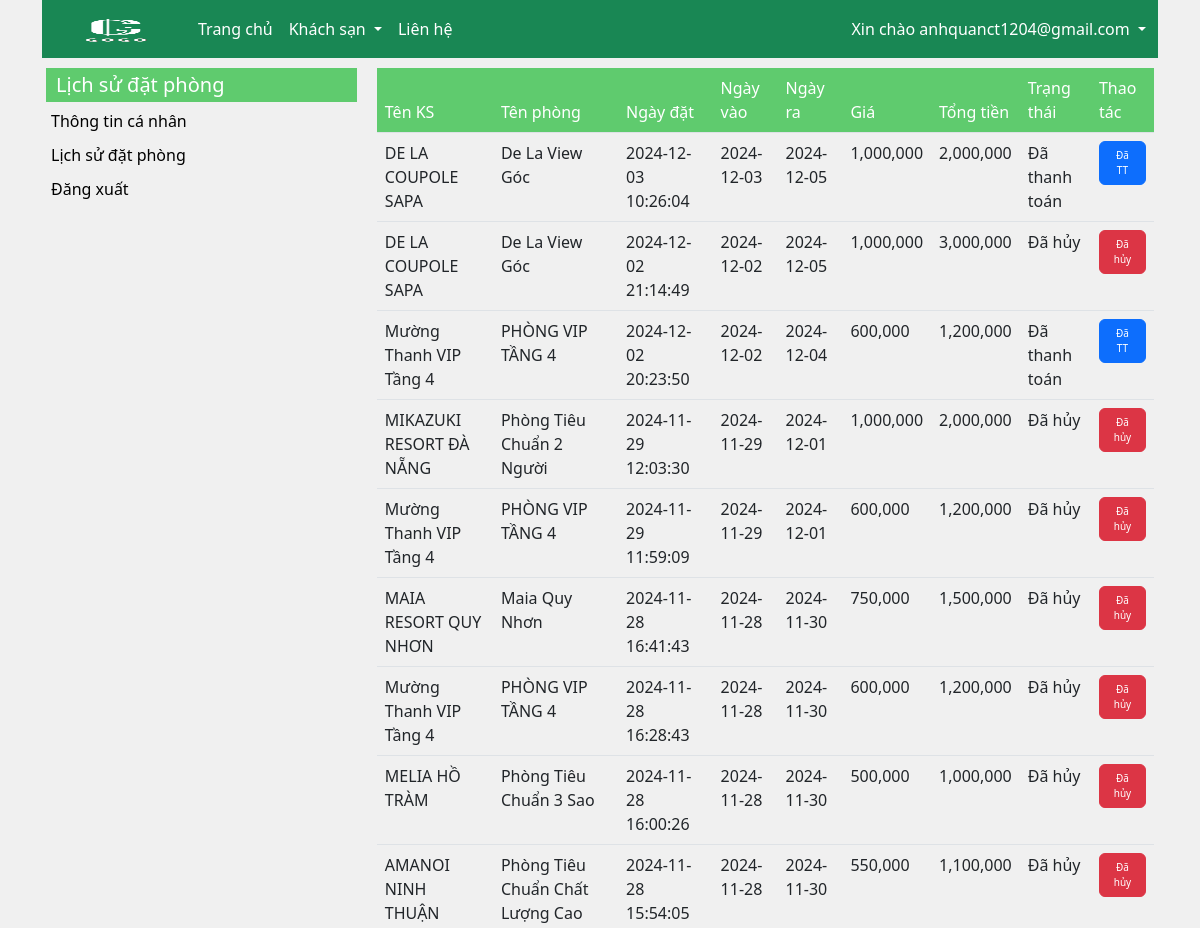
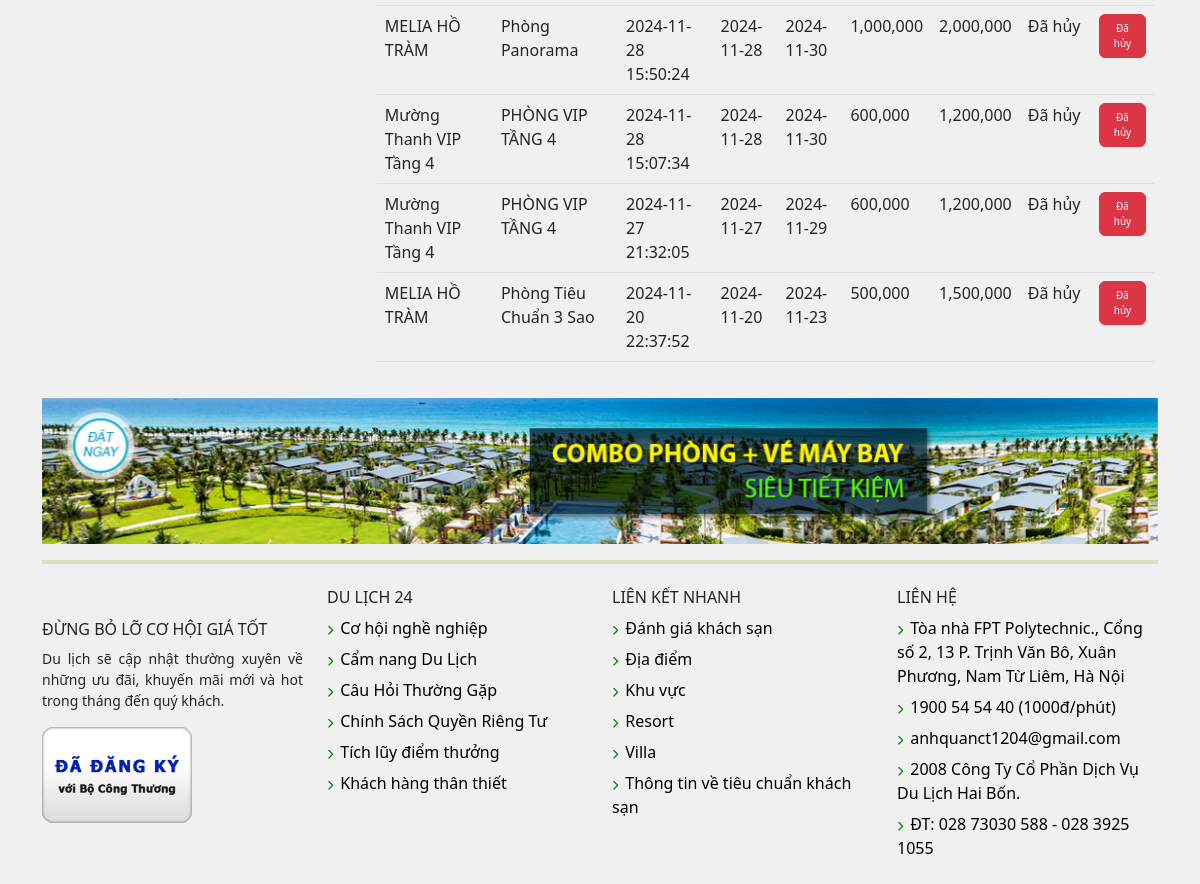
The app's page /?action=historyBookingRoom (signed in) with its own data (2 pictures, top to bottom).
### tables this page shows
CREATE TABLE `reservation` (
  `ReservationID` int NOT NULL,
  `UserID` int NOT NULL,
  `RoomID` int NOT NULL,
  `ReservationDate` datetime NOT NULL,
  `Check_In_Date` date NOT NULL,
  `Check_Out_Date` date NOT NULL,
  `Price` int NOT NULL,
  `TotalAmount` int NOT NULL,
  `StatusID` int NOT NULL
);

CREATE TABLE `hotel` (
  `HotelID` int NOT NULL,
  `NameHotel` varchar(200) NOT NULL,
  `Image` varchar(200) NOT NULL,
  `Address` varchar(400) NOT NULL,
  `Phone` varchar(40) NOT NULL,
  `Email` varchar(100) NOT NULL,
  `Views` int DEFAULT NULL,
  `DisplayHotelID` int NOT NULL
);

CREATE TABLE `room` (
  `RoomID` int NOT NULL,
  `HotelID` int NOT NULL,
  `RoomTypeID` int NOT NULL,
  `RoomName` varchar(200) NOT NULL,
  `MaximumNumber` int NOT NULL,
  `Description` text NOT NULL,
  `Image` varchar(200) NOT NULL,
  `Price` int NOT NULL,
  `DisplayRoomID` int NOT NULL
);

CREATE TABLE `status` (
  `StatusID` int NOT NULL,
  `NameStatus` varchar(100) NOT NULL
);

### model/reservation.php (called while the page is built, shortened)
<?php
    function reservationUserID($UserID) {
        $conn = connectDB() ;
        $sql = "SELECT h.`NameHotel` , ro.`RoomName` , s.`NameStatus` , r.* FROM `reservation` r
        JOIN `room` ro ON ro.`RoomID` = r.`RoomID`
        JOIN `hotel` h ON h.`HotelID` = ro.`HotelID`
        JOIN `status` s ON s.`StatusID` = r.`StatusID`
        WHERE `UserID` = '$UserID'
        ORDER BY `ReservationDate` DESC" ;
        $result = $conn -> query($sql) -> fetchAll() ;
        return $result ;
    }
?>

### views/historyBookingRoom.php (the view, shortened to what this page needs)
<div class="box-profile px-1">
    <div class="card-1">
        <h5 class="card-title card-title-1">Lịch sử đặt phòng</h5>
        <ul class="nav-profile">
            <li><a href="?action=profile">Thông tin cá nhân</a></li>
            <li><a href="?action=historyBookingRoom">Lịch sử đặt phòng</a></li>
            <li><a href="?action=logout">Đăng xuất</a></li>
        </ul>
    </div>
    <div class="">
            <table class="table table-hover">
                <thead class="table-background">
                    <tr>
                        <th>Tên KS</th>
                        <th>Tên phòng</th>
                        <th>Ngày đặt</th>
                        <th>Ngày vào</th>
                        <th>Ngày ra</th>
                        <th>Giá</th>
                        <th>Tổng tiền</th>
                        <th>Trạng thái</th>
                        <th>Thao tác</th>
                    </tr>
                </thead>
                <tbody>
                    <?php foreach($historyBookingRoom as $Bookings => $Booking) : ?>
                        <tr>
                            <td><?php echo $Booking -> NameHotel ?></td>
                            <td><?php echo $Booking -> RoomName ?></td>
                            <td><?php echo $Booking -> ReservationDate ?></td>
                            <td><?php echo $Booking -> Check_In_Date ?></td>
                            <td><?php echo $Booking -> Check_Out_Date ?></td>
                            <td><?php echo number_format($Booking -> Price) ?></td>
                            <td><?php echo number_format($Booking -> TotalAmount) ?></td>
                            <td><?php echo $Booking -> NameStatus ?></td>
                            <td>
                                <?php
                                    if($Booking -> StatusID == 1) {
                                ?>
                                    <a href="?action=historyBookingRoom&&cancelBookingRoomID=<?php echo $Booking -> ReservationID ?>" class="btn btn-danger" onclick="return confirm('Bạn chắc chắn muốn hủy đặt phòng chứ ?');">Hủy</a>
                                    <a href="?action=payMomoQR&&ReservationID=<?php echo $Booking -> ReservationID ?>" class="btn btn-pay my-1">QR Momo</a>
                                    <a href="?action=payMomoATM&&ReservationID=<?php echo $Booking -> ReservationID ?>" class="btn btn-pay my-1">ATM Momo</a>
                                <?php
                                    }if($Booking -> StatusID == 2) {
                                ?>
                                    <a class="btn btn-primary">Đã TT</a>
                                <?php
                                    }if($Booking -> StatusID == 3) {
                                ?>
                                    <a class="btn btn-danger">Đã hủy</a>
                                <?php
                                    }if($Booking -> StatusID == 4) {
                                ?>
                                    <a class="btn btn-primary">Đã hoàn thành</a>
                                <?php
                                    }
                                ?>
                            </td>
                        </tr>
                    <?php endforeach ; ?>
                </tbody>
            </table>
    </div>
</div>

### css/style.css (style rules this page uses)
* { margin: 0; padding: 0; box-sizing: border-box; }
body { background-color: #f0f0f0; }

### views/historyBookingRoom.php (style rules this page uses)
.box-profile { margin-top : 10px ; display: grid ; grid-template-columns: 1fr 2.5fr; gap : 20px ; }
.nav-profile { padding: 0 ; list-style : none; margin-top : 2px ; }
.nav-profile li { padding: 5px 5px ; }
.nav-profile li a { text-decoration: none; color : black ; }
.card-title { padding: 5px 10px; }
.card-title-1 { background-color : #5fcb6e; color : white ; }
.btn { font-size : 10px ; }
.table-background { background-color : #5fcb6e; }
.table-background tr th { color : white ; font-weight : 400 ; }

### records on screen
reservation: hotel.NameHotel "DE LA COUPOLE SAPA", RoomID.RoomName "De La View Góc", ReservationDate "2024-12-03 10:26:04", Check_In_Date "2024-12-03", Check_Out_Date "2024-12-05", Price "1,000,000", TotalAmount "2,000,000", StatusID.NameStatus "Đã thanh toán", shows "Đã TT"
reservation: hotel.NameHotel "DE LA COUPOLE SAPA", RoomID.RoomName "De La View Góc", ReservationDate "2024-12-02 21:14:49", Check_In_Date "2024-12-02", Check_Out_Date "2024-12-05", Price "1,000,000", TotalAmount "3,000,000", StatusID.NameStatus "Đã hủy"
reservation: hotel.NameHotel "Mường Thanh VIP Tầng 4", RoomID.RoomName "PHÒNG VIP TẦNG 4", ReservationDate "2024-12-02 20:23:50", Check_In_Date "2024-12-02", Check_Out_Date "2024-12-04", Price "600,000", TotalAmount "1,200,000", StatusID.NameStatus "Đã thanh toán", shows "Đã TT"
reservation: hotel.NameHotel "MIKAZUKI RESORT ĐÀ NẴNG", RoomID.RoomName "Phòng Tiêu Chuẩn 2 Người", ReservationDate "2024-11-29 12:03:30", Check_In_Date "2024-11-29", Check_Out_Date "2024-12-01", Price "1,000,000", TotalAmount "2,000,000", StatusID.NameStatus "Đã hủy"
reservation: hotel.NameHotel "Mường Thanh VIP Tầng 4", RoomID.RoomName "PHÒNG VIP TẦNG 4", ReservationDate "2024-11-29 11:59:09", Check_In_Date "2024-11-29", Check_Out_Date "2024-12-01", Price "600,000", TotalAmount "1,200,000", StatusID.NameStatus "Đã hủy"
reservation: hotel.NameHotel "MAIA RESORT QUY NHƠN", RoomID.RoomName "Maia Quy Nhơn", ReservationDate "2024-11-28 16:41:43", Check_In_Date "2024-11-28", Check_Out_Date "2024-11-30", Price "750,000", TotalAmount "1,500,000", StatusID.NameStatus "Đã hủy"
reservation: hotel.NameHotel "Mường Thanh VIP Tầng 4", RoomID.RoomName "PHÒNG VIP TẦNG 4", ReservationDate "2024-11-28 16:28:43", Check_In_Date "2024-11-28", Check_Out_Date "2024-11-30", Price "600,000", TotalAmount "1,200,000", StatusID.NameStatus "Đã hủy"
reservation: hotel.NameHotel "MELIA HỒ TRÀM", RoomID.RoomName "Phòng Tiêu Chuẩn 3 Sao", ReservationDate "2024-11-28 16:00:26", Check_In_Date "2024-11-28", Check_Out_Date "2024-11-30", Price "500,000", TotalAmount "1,000,000", StatusID.NameStatus "Đã hủy"
reservation: hotel.NameHotel "AMANOI NINH THUẬN", RoomID.RoomName "Phòng Tiêu Chuẩn Chất Lượng Cao", ReservationDate "2024-11-28 15:54:05", Check_In_Date "2024-11-28", Check_Out_Date "2024-11-30", Price "550,000", TotalAmount "1,100,000", StatusID.NameStatus "Đã hủy"
reservation: hotel.NameHotel "MELIA HỒ TRÀM", RoomID.RoomName "Phòng Panorama", ReservationDate "2024-11-28 15:50:24", Check_In_Date "2024-11-28", Check_Out_Date "2024-11-30", Price "1,000,000", TotalAmount "2,000,000", StatusID.NameStatus "Đã hủy"
reservation: hotel.NameHotel "Mường Thanh VIP Tầng 4", RoomID.RoomName "PHÒNG VIP TẦNG 4", ReservationDate "2024-11-28 15:07:34", Check_In_Date "2024-11-28", Check_Out_Date "2024-11-30", Price "600,000", TotalAmount "1,200,000", StatusID.NameStatus "Đã hủy"
reservation: hotel.NameHotel "Mường Thanh VIP Tầng 4", RoomID.RoomName "PHÒNG VIP TẦNG 4", ReservationDate "2024-11-27 21:32:05", Check_In_Date "2024-11-27", Check_Out_Date "2024-11-29", Price "600,000", TotalAmount "1,200,000", StatusID.NameStatus "Đã hủy"
reservation: hotel.NameHotel "MELIA HỒ TRÀM", RoomID.RoomName "Phòng Tiêu Chuẩn 3 Sao", ReservationDate "2024-11-20 22:37:52", Check_In_Date "2024-11-20", Check_Out_Date "2024-11-23", Price "500,000", TotalAmount "1,500,000", StatusID.NameStatus "Đã hủy"

### other values on screen
$_SESSION['email'] "anhquanct1204@gmail.com"
